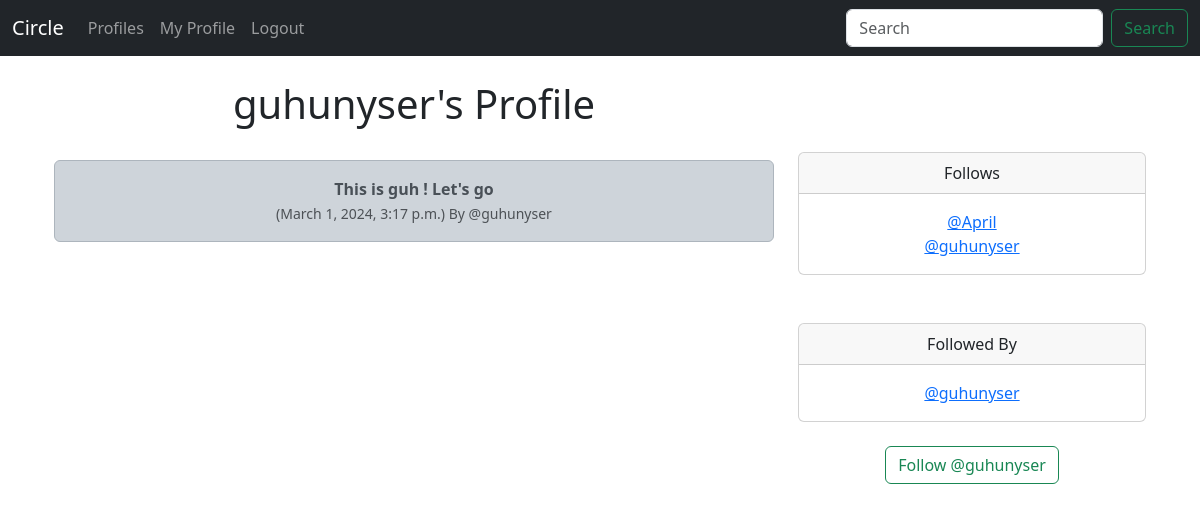
The app's page /profile/6 (signed in), older data.
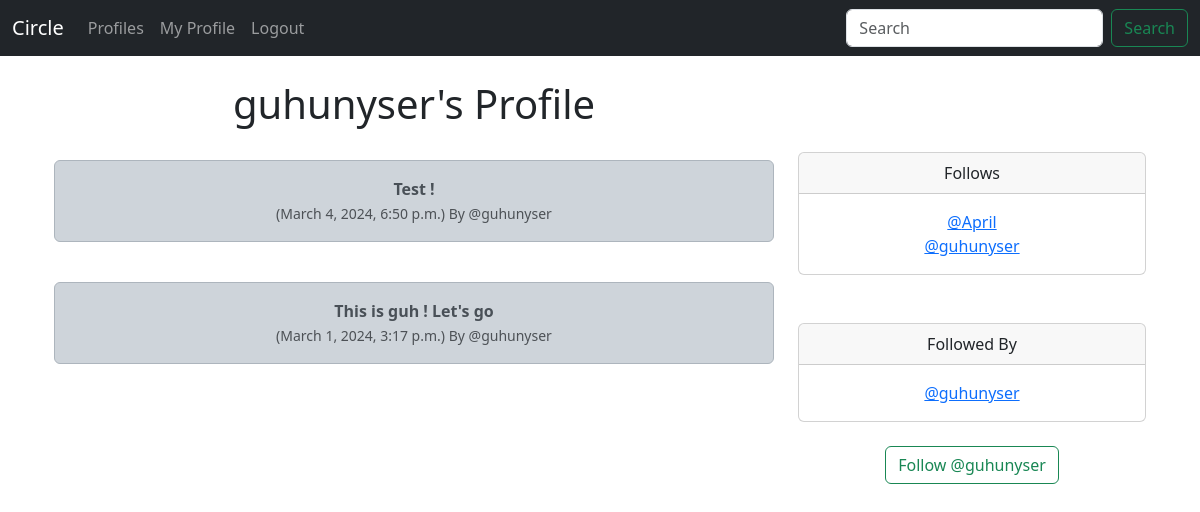
The same page, newer data.
### circle/models.py (models this page shows, shortened)
class Noise(models.Model):
    user = models.ForeignKey(
        User, related_name = "noises",
        on_delete = models.DO_NOTHING
    )
    body = models.CharField(max_length=200)
    created_at = models.DateTimeField(auto_now_add=True)

class Profile(models.Model):
    user = models.OneToOneField( User, on_delete=models.CASCADE)
    follows = models.ManyToManyField("self",
        related_name="followed_by",
        symmetrical=False,
        blank=True)
    date_modified = models.DateTimeField(User, auto_now=True)
    profile_image = models.ImageField(null=True,blank=True, upload_to="images/")
    def __str__(self):
        return self.user.username

### circle/views.py (the view, shortened to what this page needs)
# urls.py: path('profile/<int:pk>', views.profile, name='profile' ),
def profile(request,pk):
    if request.user.is_authenticated:
        profile = Profile.objects.get(user_id=pk)
        noises = Noise.objects.filter(user_id=pk).order_by("-created_at")
        return render(request, "profile.html", {"profile":profile, "noises":noises})
    else:
        messages.success(request, ("You must be logged in to View Page..."))
        return redirect('home')

### circle/templates/profile.html (shortened to what this page needs)
{% extends 'base.html' %}
{% block content %}
{% if profile %}
<div class="container text-center">
    <div class="row">
        <div class="col-8">
            <h1>{{ profile.user.username }}'s Profile</h1>
            <br/>
          {% if noises %}
            {% for noise in noises %}
              <div class="alert alert-dark" role="alert">
                <strong>{{ noise.body }}</strong><br/>
                <small class="text-muted">
                  ({{ noise.created_at}}) By @{{ noise.user.username}}
                </small>
              </div>
              <br/>
           {% endfor %}
          {% endif %}
              </div>
<div class="col-4">
  <br/><br/><br/>
    <div class="card">
        <div class="card-header">
         Follows
        </div>
        <div class="card-body">
          <p class="card-text">
            {% for following in profile.follows.all %}
              <a href="{% url 'profile' following.user.id %}">@{{ following }}</a><br/>
            {% endfor %}
          </p>
        </div>
      </div>
   <br/><br/>
   <div class="card">
    <div class="card-header">
       Followed By
    </div>
    <div class="card-body">
      <p class="card-text">
        {%  for following  in profile.followed_by.all %}
        <a href="{% url 'profile' following.user.id %}">@{{ following }}</a><br/>
        {% endfor %}
      </p>
    </div>
  </div><br/>
  <form method=POST>
    {% if profile in user.profile.follows.all %}
      <button class="btn btn-outline-danger" name="follow" value="unfollow" type="submit">
        Unfollow @{{ profile.user.username |lower }}
      </button>
    {% else %}
    <button class="btn btn-outline-success" name="follow" value="follow" type="submit">
      Follow @{{ profile.user.username | lower }}
    </button><br/>
    {% endif %}
</form>
<br/>
</div>
</div>
</div><br/>
{% endif %}
{% endblock %}

Row changes from the older to the newer data that the page shows:
added Noise: body "Test !", created_at "March 4, 2024, 6:50 p.m.", user.username "guhunyser"
